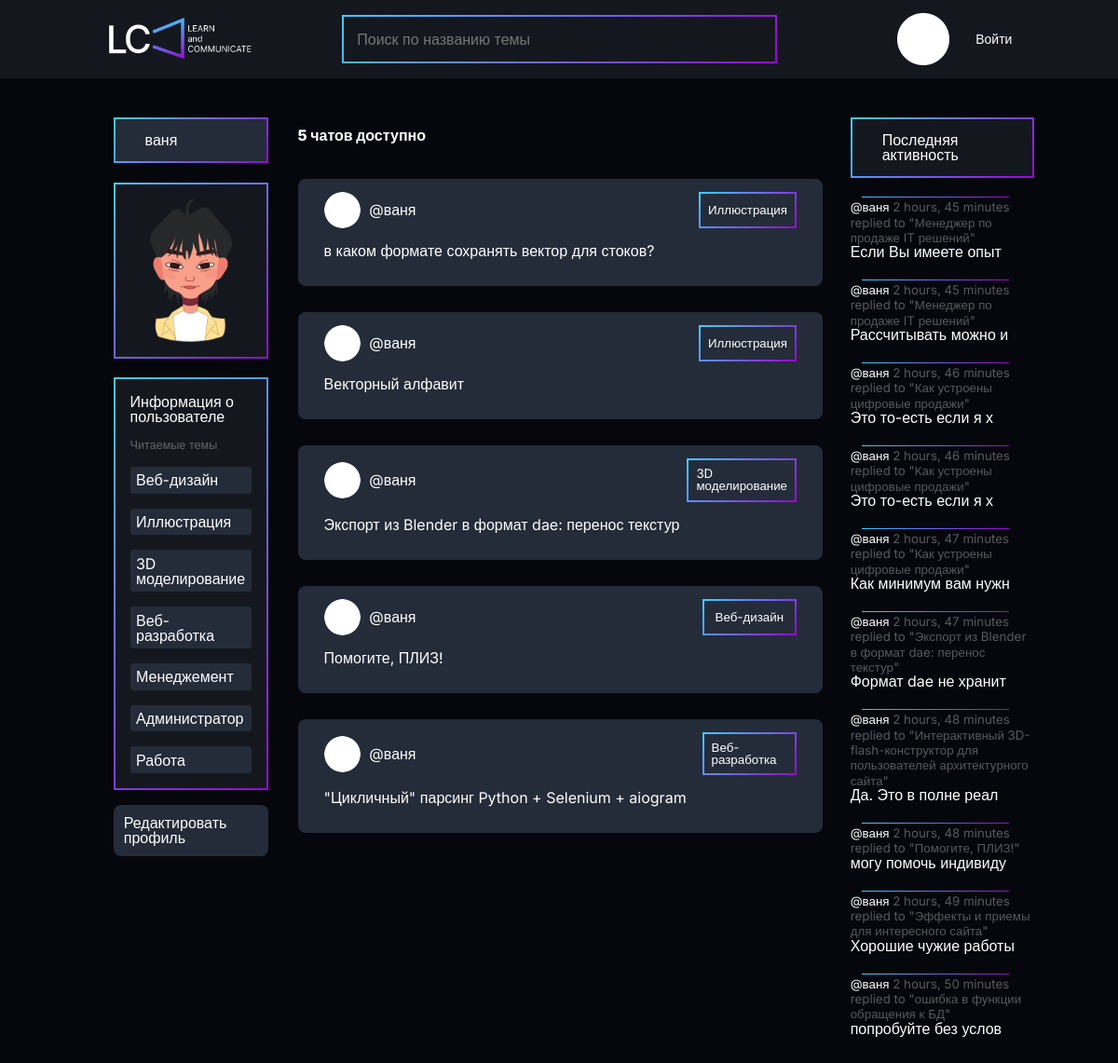
The app's page /profile/11/, older data.
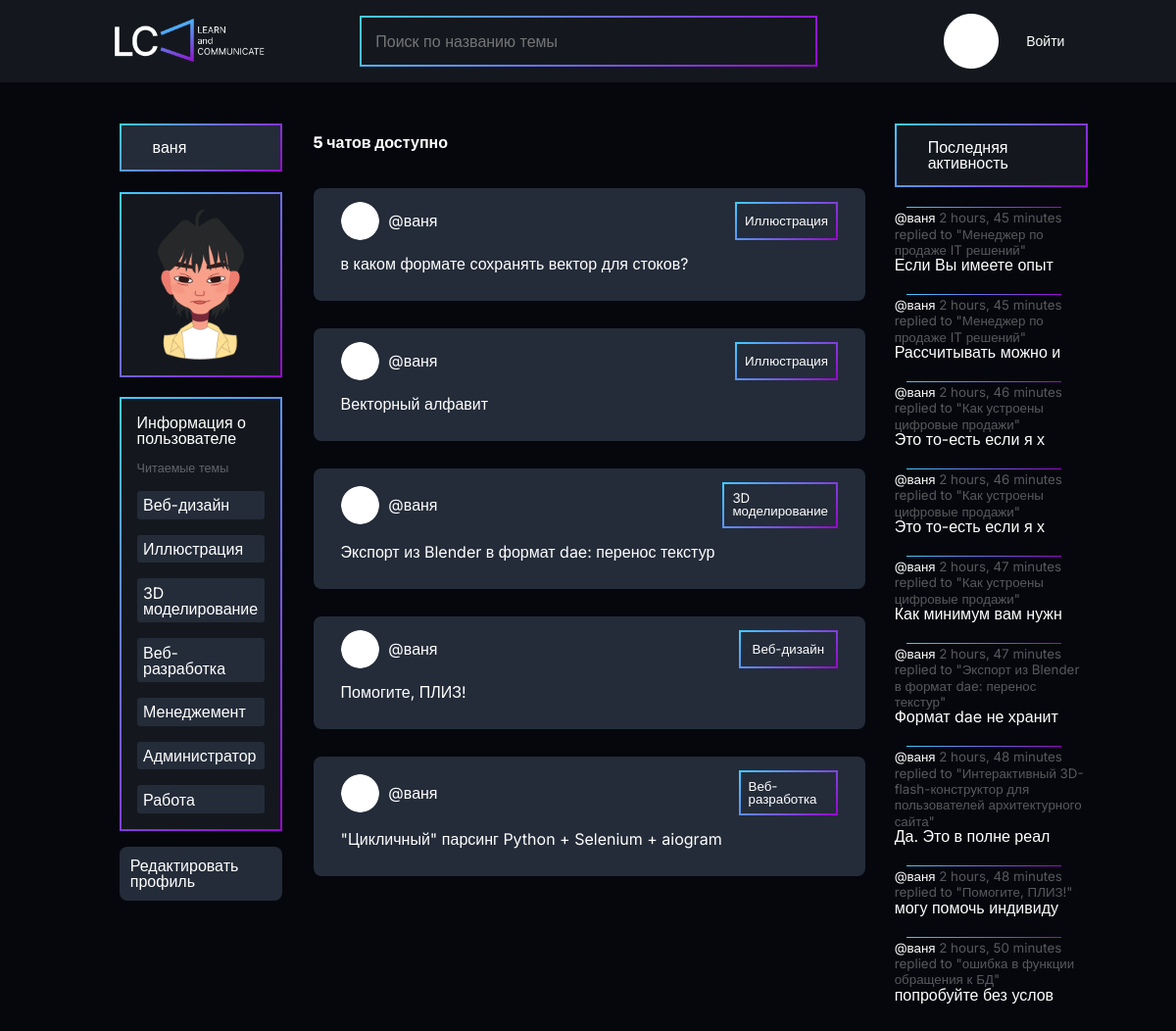
The same page, newer data.
### base/models.py (models this page shows, shortened)
class Topic(models.Model):
    name = models.CharField(max_length=200)

class Room(models.Model):
    host = models.ForeignKey(User, on_delete=models.SET_NULL, null = True)
    topic = models.ForeignKey(Topic, on_delete=models.SET_NULL, null = True)
    name = models.CharField(max_length=200)
    description = models.TextField(null=True, blank=True)
    participants = models.ManyToManyField(User, related_name='participants', blank=True)
    updated = models.DateTimeField(auto_now=True)
    created=models.DateTimeField(auto_now_add=True)
    class Meta:
        ordering = ['-updated', '-created']
    def __str__(self):
        return self.name

class Message(models.Model):
    user =  models.ForeignKey(User, on_delete=models.CASCADE)
    room = models.ForeignKey(Room, on_delete=models.CASCADE)
    body = models.TextField()
    updated = models.DateTimeField(auto_now=True)
    created=models.DateTimeField(auto_now_add=True)
    class Meta:
        ordering = ['-updated', '-created']
    def __str__(self):
        return self.body[0:20]

### base/views.py (the view)
# urls.py: path('profile/<str:pk>/', views.userProfile, name="user-profile"),
def userProfile(request, pk):
    user = User.objects.get(id = pk)
    rooms = user.room_set.all()
    room_count = rooms.count()
    room_messages = user.message_set.all()
    topics = Topic.objects.all()
    context = {'user': user, 'rooms': rooms, 'room_messages': room_messages, 'topics': topics, 'room_count':room_count}
    return render(request, 'base/profile.html', context)

### base/templates/base/profile.html (shortened to what this page needs)
{% extends 'main.html' %} {%load static%} {% block content %}
<div class="profile-container">
    <div class ="user-info">
        <h3>{{user}}</h3>
        <img src="{%static 'images/ayta.png'%}" alt="" class="profile-user" />
        <div>
            <h4>Информация о пользователе</h4>
            <span>Читаемые темы</span>
            {%for topic in topics%}
                <p>{{topic.name}}</p>
            {%endfor%}
        </div>
        <a href="{%url 'update-user'%}">Редактировать профиль</a>
    </div>
    <div>
        {% include 'base/feed_components.html' %}
    </div>
    <div> {% include 'base/activity_component.html' %} </div>
</div>
{% endblock content %}

### templates/main.html (shortened to what this page needs)
<!DOCTYPE html>
{%load static%}
<html lang="en">
    <head>
        <link
            rel="stylesheet"
            type="text/css"
            media="screen"
            href="{%static 'main.css' %}"
        />
    </head>
    <body>
        <header> {%include 'navbar.html' %} </header>
         {%block content %} {%endblock%}
    </body>
</html>

### templates/navbar.html
{%load static%}
<nav class="navbar">
    <a class="logo" href="/">
        <img  src="{%static 'images/logo.png'%}" alt="">
    </a>
    <form method="GET" action="{%url 'home'%}">
        <input class="searchbar" type="text" name="q" placeholder="Поиск по названию темы" />
    </form>
    {%if request.user.is_authenticated%}
    <div class="auth-container"
        ><a href="{%url 'user-profile' request.user.id%}">
            <img src="{%static 'images/ayta.png'%}" alt="" class="auth-image" />
        </a>
        <a href="{%url 'logout'%}">Выйти</a></div
    >
    {%else%}
    <div class="auth-container"
        ><a href=""><img src="{%static 'images/circle.png'%}" alt="" /></a>
        <a href="{%url 'login'%}">Войти</a></div
    >
    {%endif%}
</nav>

### base/templates/base/feed_components.html
{%load static%}
<div class="feed-cont">
    <h5>{{room_count}} чатов доступно</h5>
    {% for room in rooms %}
    <div class="feed-item">
        <div class="first-feed">
            <div class="user-feed">
                <img src="{%static 'images/circle.png'%}" class="feed-image"/>
                <a href="{%url 'user-profile' room.host.id%}">@{{room.host.username}}</a>
            </div>
            <div class="stat-feed">
                <small>{{room.topic.name}}</small>
            </div>
        </div>
        <h3><a href="{%  url 'room' room.id %}"> {{room.name}}</a></h3>
    </div>
    {% endfor %}
</div>

### base/templates/base/activity_component.html
<div class="activity-cont">
    <h3>Последняя активность</h3>
    {%for message in room_messages%}
    <div class="activity-item">
        <small
            ><a href="{%url 'user-profile' message.user.id%}"
                >@{{message.user}}</a
            >
            {{message.created|timesince}}</small>
        <small id="small-act">replied to "{{message.room}}"</small>
        <p>{{message}}</p>
    </div>
    {%endfor%}
</div>

Row changes from the older to the newer data that the page shows:
removed Message: user "ваня", created "2 hours, 49 minutes", room "Эффекты и приемы для интересного сайта", body "Хорошие чужие работы"
